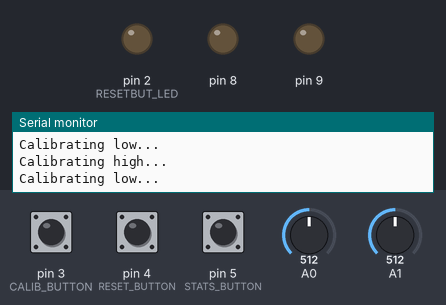
The sketch below on a simulated Arduino Uno, built with avr-gcc and run on an emulated ATmega328P. Parts: output pins drawn as LEDs (lit = HIGH), the last lines printed to the serial monitor. The inputs (shaded band) are chosen by the test bench; at power-on: A0 = 512, pin 3 (CALIB_BUTTON) HIGH, A1 = 512, pin 4 (RESET_BUTTON) HIGH, pin 5 (STATS_BUTTON) HIGH.

Above: at 1.2 s.
1.3 s: A0 set to 504
At 1.9 s:
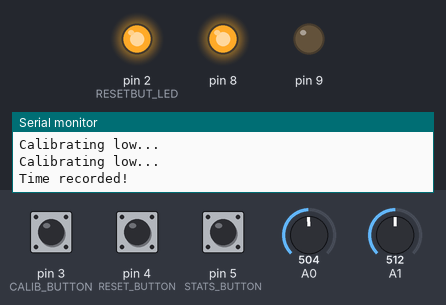
2.8 s: pin 3 (CALIB_BUTTON) pulled LOW for 0.15 s
At 4.0 s:
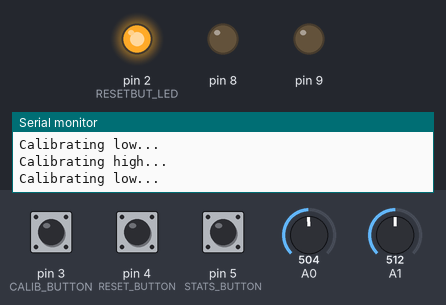
4.4 s: A1 set to 504
At 5.4 s:
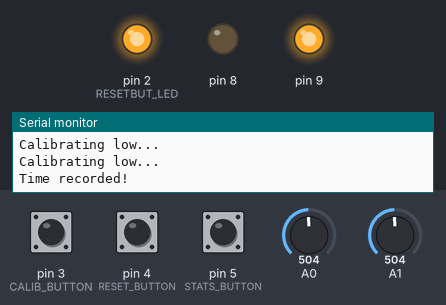
5.9 s: A0 set to 306
At 6.6 s:
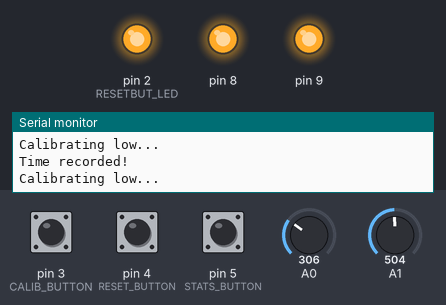
Timing chart, 0 to 8.9 s (numbered marks = the images above; inputs shaded):
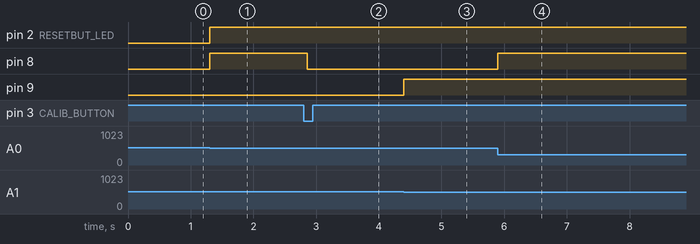

The sketch:

PhotoGates.ino
```cpp
/*
	PhotoGate.cpp - Library for PhotoGate control.
	Created by Rahul Goyal, August 19, 2017.
	Released to Cal Poly Baja SAE. ;)
*/

/*

	*** COMPONENT DOCUMENTATION ***
	PhotoGate: Box containing photoresistor. See associated library.
	Buttons:
		Calibration: Reset each photogate's calibration numbers.
		Reset: Reset the run and each photogate's recorded time.
		Statistics: Output individual and overall photogate statistics.
	LEDs:
		Reset Button: Activates if any photogate has a recorded time.
		Status: Activates if its corresponding photogate is blocked.

	*** WIRING DOCUMENTATION ***
	Wire photogates in numerical order, starting at analog 0.
	Wire status LEDs in numerical order, starting at digital 8.
		See PhotoGate library.
	Define statements can adjust:
		Number of photogates.
		Pins of calibration, reset, and statistics buttons.

*/

#include <PhotoGate.h>

// Constants Declarations and Initializations (change at will)
#define NUM_GATES 2		// Number of photogates

// Don't use pins 0, 1, 13
#define CALIB_BUTTON 3	// Calibration button port
#define RESET_BUTTON 4	// Reset button port
#define STATS_BUTTON 5	// Stats button port
#define RESETBUT_LED 2	// Reset LED port

boolean isActivated;

// Create photoGate Array
PhotoGate photoGate[NUM_GATES];


void setup() {

	// Initialize photoGate Objects
	for (unsigned i = 0 ; i < NUM_GATES ; ++i) {
		photoGate[i].begin(A0 + i);
	}

	// Open serial communications and wait for port to open:
	Serial.begin(9600);
	while (!Serial) {
		;	// Wait for serial port to connect. Needed for native USB port only.
	}

	// Set pin modes
	pinMode(CALIB_BUTTON, INPUT_PULLUP);	// Calibration button
	pinMode(RESET_BUTTON, INPUT_PULLUP);	// Reset button
	pinMode(STATS_BUTTON, INPUT_PULLUP);	// Stats button
	pinMode(RESETBUT_LED, OUTPUT);			// Reset LED

}


void loop() {

	if (digitalRead(CALIB_BUTTON) == LOW) {
		Serial.println();
		Serial.println();
		Serial.println();

		// Reset all photogate calibrations
		Serial.println("Resetting all photogate calibrations...");
		for (unsigned i = 0; i < NUM_GATES; ++i) {
			photoGate[i].resetCal();
		}
		Serial.println("All photogate calibrations reset!");
	}


	if (digitalRead(RESET_BUTTON) == LOW) {
		Serial.println();
		Serial.println();
		Serial.println();

		// Reset all photogate times
		Serial.println("Resetting all photogate times...");
		for (unsigned i = 0; i < NUM_GATES; ++i) {
			photoGate[i].resetRun();
		}
		Serial.println("All photogate timers reset!");
	}


	if (digitalRead(STATS_BUTTON) == LOW) {
		Serial.println();
		Serial.println();
		Serial.println();

		for (unsigned i = 0; i < NUM_GATES; ++i) {
			Serial.print("PhotoGate ");
			Serial.print(i + 1);
			Serial.print(":");
			Serial.println();
			Serial.println("High: " + String(photoGate[i].getHigh()));
			Serial.println("Low: " + String(photoGate[i].getLow()));
			Serial.println("Mid: " + String(photoGate[i].getMid()));
			Serial.println("Light: " + String(photoGate[i].getLight()));
			Serial.println();
		}

		for (unsigned i = 0; i < NUM_GATES; ++i)  {
			Serial.print("PhotoGate ");
			Serial.print(i + 1);
			Serial.print("'s recorded system time is: ");
			Serial.print(photoGate[i].getTime());
			Serial.println();
		}

		Serial.println();
		Serial.print("The elapsed time is: ");
		Serial.print(String(elapsedTime(), 6));
		Serial.print(" seconds.");
		Serial.println();

		// Insert motivational messages here.

	}


	// Update photogate variables and update reset button led status
	isActivated = false;
	for (unsigned i = 0; i < NUM_GATES; ++i) {
		photoGate[i].updateAll();
		isActivated = isActivated || photoGate[i].getTime();
	}
	digitalWrite(RESETBUT_LED, isActivated);

}


double elapsedTime() {
	return (photoGate[1].getTime() - photoGate[0].getTime()) / 1000000.0;
}
```

PhotoGate.h
```cpp
/*
	PhotoGate.h - Library header for PhotoGate control.
	Created by Rahul Goyal, August 19, 2017.
	Released to Cal Poly Baja SAE. ;)
*/

#ifndef PhotoGate_h
#define PhotoGate_h

#include "Arduino.h"

class PhotoGate {

	public:
		// Constructors
		PhotoGate();
		void begin(int pin);

		// Reset high, low
		void resetCal();

		// Reset time
		void resetRun();

		// Return class variables
		int getHigh();
		int getLight();
		int getLow();
		int getMid();
		unsigned long getTime();

		// Update high, low, mid (and trigger)
		void updateAll();

	private:
		// Constructor parameters
		byte PIN;
		byte LED;

		// updateAll variables
		int _light;
		int _hi, _md, _lo;
		unsigned long _time;

};

#endif
```

Measured:
- the behaviour switches between 511 and 510 on A0 (found by bisection; images 0 and 1)
- the behaviour switches between 511 and 510 on A1 (found by bisection; images 2 and 3)
- after the input at 1.3 s, pin 2 (RESETBUT_LED), pin 8: LOW → HIGH at once
- after the input at 2.8 s, pin 8: HIGH → LOW after 0.06 s
- after the input at 4.4 s, pin 9: LOW → HIGH at once
- after the input at 5.9 s, pin 8: LOW → HIGH at once
